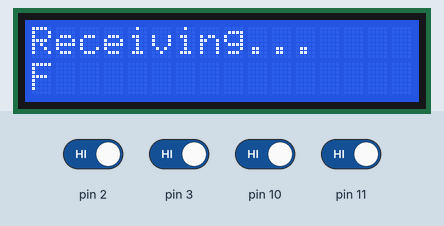
Recording of a sketch running on a simulated Arduino Uno, built with avr-gcc and run on an emulated ATmega328P. Parts: 16×2 character LCD. The test bench sets the inputs (shaded band); at power-on: pin 2, pin 3, pin 10, pin 11 HIGH.

Above: at 1.7 s.
1.8 s: pin 3 driven LOW
At 2.2 s:
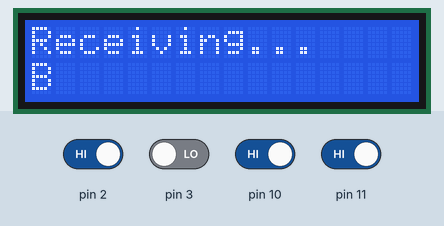
3.3 s: pin 11 driven LOW
At 4.5 s:
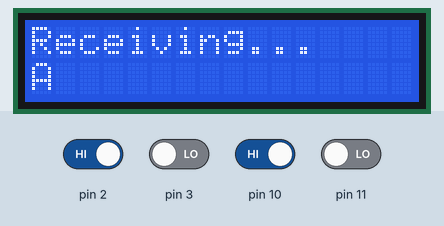
4.8 s: pin 3 driven HIGH
At 5.7 s:
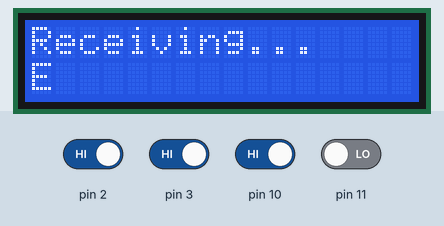
6.3 s: pin 10 driven LOW
At 6.9 s:
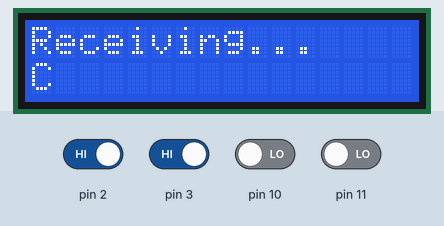
7.8 s: pin 11 driven HIGH
9.3 s: pin 2 driven LOW
At 10.4 s:
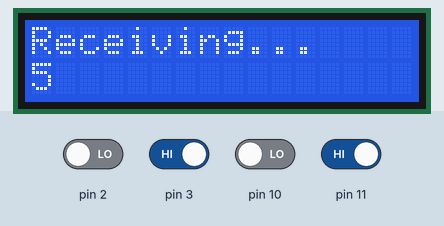
Timing chart, 0 to 11.8 s (numbered marks = the images above; inputs shaded):
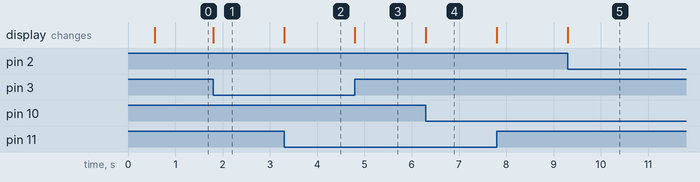

Measured:
- after the input at 1.8 s, the display: changes at once (image 1)
- after the input at 3.3 s, the display: changes at once (image 2)
- after the input at 4.8 s, the display: changes at once (image 3)
- after the input at 6.3 s, the display: changes at once (image 4)
- after the input at 9.3 s, the display: changes at once (image 5)

The sketch:

arduino_code.ino
```cpp
#include <LiquidCrystal.h>

const int rs = 8, en = 9, d4 = 4, d5 = 5, d6 = 6, d7 = 7;
int D3,D2,D1,D0;
LiquidCrystal lcd(rs, en, d4, d5, d6, d7);

void setup() {
  lcd.begin(16, 2);
  lcd.setCursor(0,0);
  lcd.print("Receiving...");
  pinMode(2,INPUT);
  pinMode(3,INPUT);
  pinMode(10,INPUT);
  pinMode(11,INPUT);
  delay(500);
}

void loop() {
  lcd.display();
  lcd.setCursor(0,1);

  D3=digitalRead(2);
  D2=digitalRead(3);
  D1=digitalRead(10);
  D0=digitalRead(11);

  //0000
  if((D3==LOW)&&(D2==LOW)&&(D1==LOW)&&(D0==LOW))
  {
    lcd.print("");
  }
  //0001
  if((D3==LOW)&&(D2==LOW)&&(D1==LOW)&&(D0==HIGH))
  {
    lcd.print("1");
  }
  //0010
  if((D3==LOW)&&(D2==LOW)&&(D1==HIGH)&&(D0==LOW))
  {
    lcd.print("2");
  }
  //0011
  if((D3==LOW)&&(D2==LOW)&&(D1==HIGH)&&(D0==HIGH))
  {
    lcd.print("3");
  }
  //0100
  if((D3==LOW)&&(D2==HIGH)&&(D1==LOW)&&(D0==LOW))
  {
    lcd.print("4");
  }
  //0101
  if((D3==LOW)&&(D2==HIGH)&&(D1==LOW)&&(D0==HIGH))
  {
    lcd.print("5");
  }
  //0110
  if((D3==LOW)&&(D2==HIGH)&&(D1==HIGH)&&(D0==LOW))
  {
    lcd.print("6");
  }
  //0111
  if((D3==LOW)&&(D2==HIGH)&&(D1==HIGH)&&(D0==HIGH))
  {
    lcd.print("7");
  }
  //1000
  if((D3==HIGH)&&(D2==LOW)&&(D1==LOW)&&(D0==LOW))
  {
    lcd.print("8");
  }
  //1001
  if((D3==HIGH)&&(D2==LOW)&&(D1==LOW)&&(D0==HIGH))
  {
    lcd.print("9");
  }
  //1010
  if((D3==HIGH)&&(D2==LOW)&&(D1==HIGH)&&(D0==LOW))
  {
    lcd.print("A");
  }
  //1011
  if((D3==HIGH)&&(D2==LOW)&&(D1==HIGH)&&(D0==HIGH))
  {
    lcd.print("B");
  }
  //1100
  if((D3==HIGH)&&(D2==HIGH)&&(D1==LOW)&&(D0==LOW))
  {
    lcd.print("C");
  }
  //1101
  if((D3==HIGH)&&(D2==HIGH)&&(D1==LOW)&&(D0==HIGH))
  {
    lcd.print("D");
  }
  //1110
  if((D3==HIGH)&&(D2==HIGH)&&(D1==HIGH)&&(D0==LOW))
  {
    lcd.print("E");
  }
  //1111
  if((D3==HIGH)&&(D2==HIGH)&&(D1==HIGH)&&(D0==HIGH))
  {
    lcd.print("F");
  }
}
```
